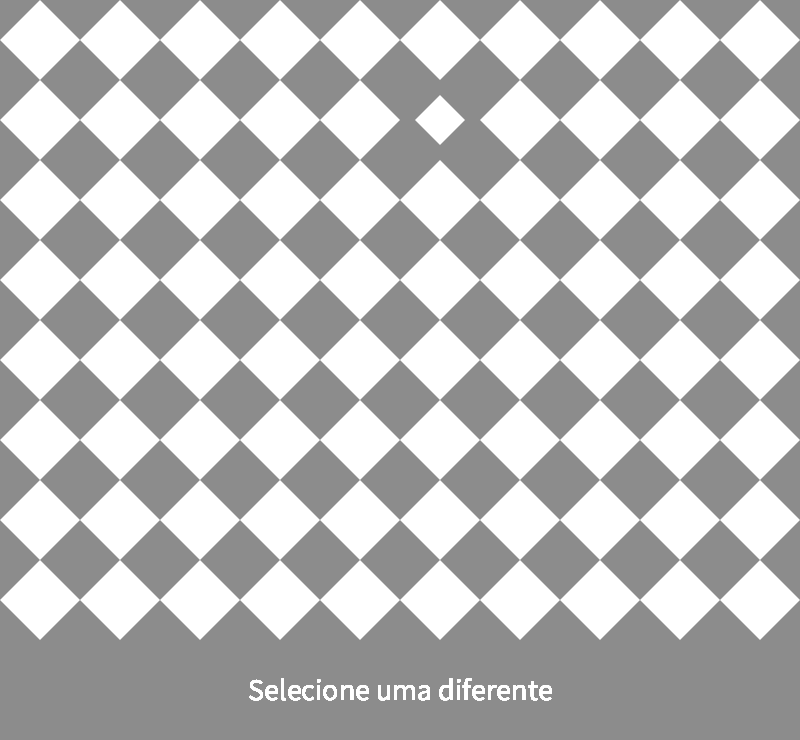
Frame 1 (no input)
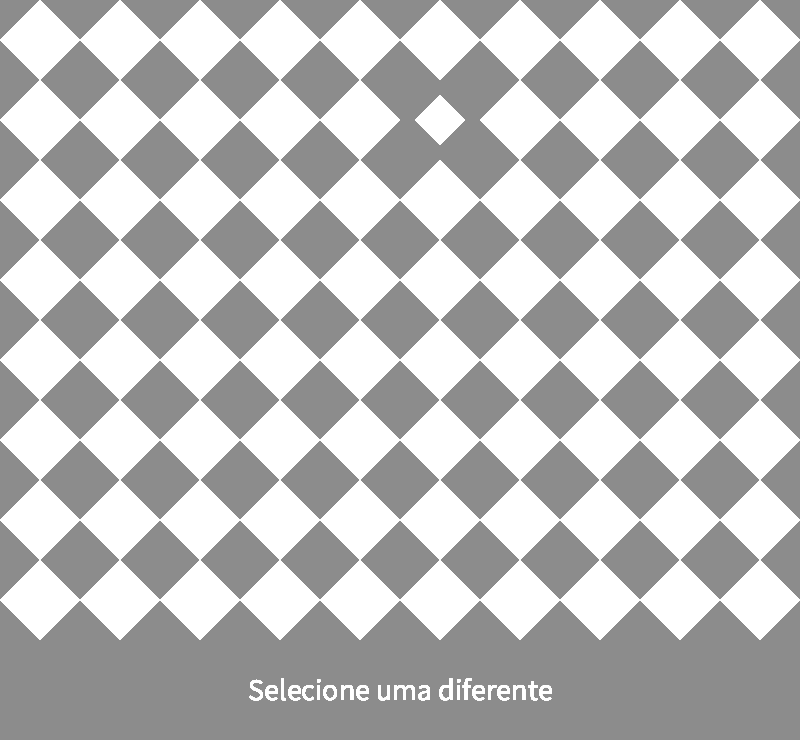
Frame 60 (the mouse pressed at the canvas centre just before this capture)
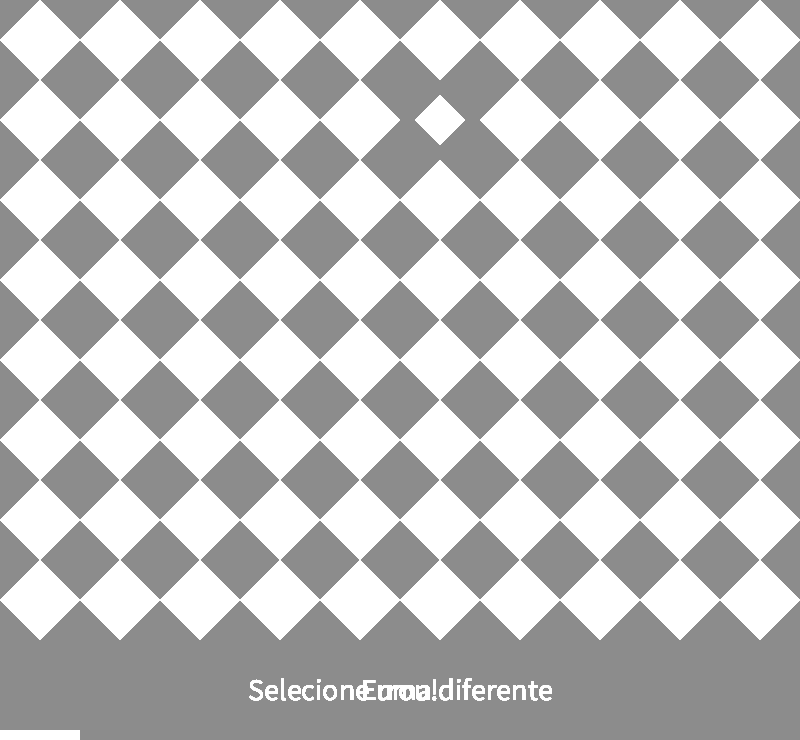
Frame 120 (the mouse held since frame 60 and released just before this capture)

The Processing sketch that drew these frames (run headless with seeded random() and noise(); from frame 60 on, the mouse is pressed at the canvas centre):

// Processing sketch: ACHE_A_PECA_DIFERENTE
// ── ACHE_A_PECA_DIFERENTE.pde
// Criando o Joguinho de achar o elemento diferente

// [10] - colunas (n° de vetores) e [8] - linhas (n° de atributos dentro do vetor);
int [][] values = new int[10][8]; // inicializando os valores dentro da matriz que vai conter o tamanho do desenho
int random1, random2; // variaveis para sortear os indices que serão mudados
int escolhaX, escolhaY; // variaveis que vão guardar escolha do usuário ao clicar
int tempo = 0; // variavel para o cronometro

String resultado;
boolean gameOver = false; // aqui ele vai mostrar ou não o cronometro dependendo da condicao

void setup() {
  size(800, 740);
  background(140);

  ellipseMode(CENTER);
  noStroke();

  textSize(30);
  textAlign(CENTER);

  escolhaAleatoria(); // Escolha do elemento da matriz que vai ter o tamanho alterado

  resultado = "Selecione uma diferente";
}

void draw() {
  cenario2(); // mostra o cenário com losangos

  if (!gameOver) {
    contador(); // cronometro

    if (tempo > 600) { // Se passar de 10 segundos, ele para de mostrar o cronometro
      fill(140);
      rect(0, 670, width, 300);
      fill(255);
      resultado = "Você perdeu!";
      text(resultado, 400, 700);

      gameOver = true;
    }
  }
}

// Desenhando cenário com Losangos
void cenario2 () {
  for (int i = 0; i < values.length; i++) {
    for (int j = 0; j < values[0].length; j++) {
      losango(i*80+40, j*80+40, values[i][j]); // é necessário passar multiplicado/somando já para centralizar direitinho, NOTA-SE que quando passo values[i][j] estou chamando na função não uma matriz, mas sim um inteiro, já que quando passo por indice é apenas um int, não uma matriz
    }
  }
}

// Função para desenhar losangos:
void losango(int x, int y, int l) {
  quad(x-l/2, y, x, y-l/2, x+l/2, y, x, y+l/2);

  // Desenhando o texto padrão debaixo dos losangos
  fill(255);
  text(resultado, 400, 700);
}

// Criação da função cronômetro
void contador() {
  rect(0, 730, (tempo/60)*80, 20);
  tempo++;
}

// Função que faz o sorteio dos indices que serão mudados
void escolhaAleatoria () {

  for (int i = 0; i < values.length; i++) {
    for (int j = 0; j < values[0].length; j++) {
      values[i][j] = 80;
    }
  }

  random1 = int(random(0, 9));
  random2 = int(random(0, 7));

  values[random1][random2] = 50;
}

// Caso clique
void mousePressed() {
  escolhaX = mouseX/80;
  escolhaY = mouseY/80;


  println("Índices sorteados: ", random1, " ", random2);
  println("Posição do clique: ", mouseX, " ", mouseY, " => ", escolhaX, " ", escolhaY);

  if (escolhaX == random1 && escolhaY == random2) {
    println("Acertou :)");
    fill(140);
    rect(0, 670, width, 300);
    fill(255);
    resultado = "Acertou!";
    tempo = 0;
    gameOver = true;
  } else {
    println("Errrou");

    fill(140);
    rect(0, 670, width, 300);
    fill(255);
    resultado = "Errou!";
  }
}




// Desenho com ellipses
/*void cenario1() {
 for (int i = 0; i < values.length; i++) {
 for (int j = 0; j < values[0].length; j++) {
 ellipse(i*80+40, j*80+40, values[i][j], values[i][j]);
 }
 }
 }*/
